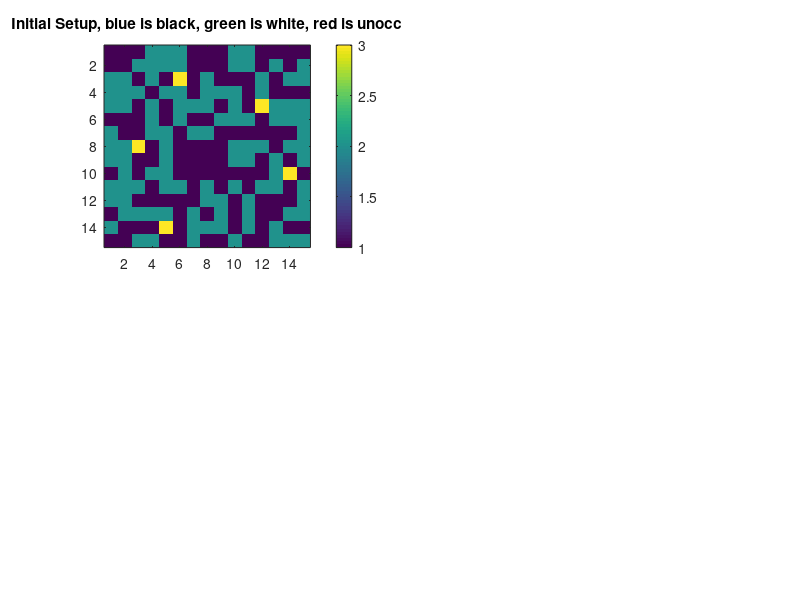

Source code (MATLAB): (Note: this script raises an error after producing the figure.)
clear;
%create the hood
Hood=zeros(15,15);
%now generate your people
n=110; %Blacks
m=110; %whites
p=5;   %unoccupied
%move your people into the hood
%1: Black
%2: White
%3: unoccupied
plots=0;
for i=1:15
  for j=1:15
     sum=n+m+p;
      x=rand;
     if x<n/sum
         Hood(i,j)=1;
         n=n-1;
     else
       if x<(n+m)/sum
           Hood(i,j)=2;
           m=m-1;
       else
           Hood(i,j)=3;
           p=p-1;
       end
     end
  end    
end
%now this is the hood (black is blue, white is green, unoccupied is red
plots=plots+1;
figure
subplot(2,2,plots)
imagesc(Hood)
title('Initial Setup, blue is black, green is white, red is unocc')
colorbar
iterations=0;
%start iteration
for iterations=1:45
%detect mover
Neighbors=zeros(15,15);
Same=zeros(15,15);
movers=0;
Mover=[0 0 0];
Free=[0 0];
%check same skin middle
for i=1:15
   for j=1:15 
       Skin=Hood(i,j);
       if Skin==3
           Free=[Free;i j];
       else    
      for z=1:3 
      for w=1:3
          if (i+z-2>=1) && (i+z-2<=15) 
           if (j+w-2>=1) && (j+w-2<=15)
             if Hood(i+z-2,j+w-2)~=3
                 Neighbors(i,j)=Neighbors(i,j)+1; %number neighbors (including oneself)
             end    
           if isequal(Hood(i+z-2,j+w-2),Skin) 
            if (z~=2) || (w~=2) %dont count yourself
              Same(i,j)=Same(i,j)+1; %number same skin
            end
           end
           end
          end
      end
      end
      Neighbors(i,j)=Neighbors(i,j)-1; %deduct oneself
      if Same(i,j)/Neighbors(i,j)<=0.35
          movers=movers+1;
          Mover=[Mover;i j Skin];
          Free=[Free;i j];
      end
      end
   end    
end
Mover=Mover(2:end,:);
Free=Free(2:end,:);
%move into new house
for k=1:length(Mover) %in this loop there is an error if movers<3
    newpos=unidrnd(length(Free),1,1);
    Hood(Free(newpos,1),Free(newpos,2))=Mover(k,3);
    Free(newpos,:)=[];
end
Mover=[0 0 0];
%make free houses unoccupied
for l=1:length(Free)
    Hood(Free(l,1),Free(l,2))=3;
end
if (iterations==30) || (iterations==15)
plots=plots+1;
subplot(2,2,plots)
imagesc(Hood)
title(['After' num2str(iterations) ' iterations'])
colorbar
end
end
%end of iteration
plots=plots+1;
subplot(2,2,plots)
imagesc(Hood)
title('After 45 iterations')
colorbar
